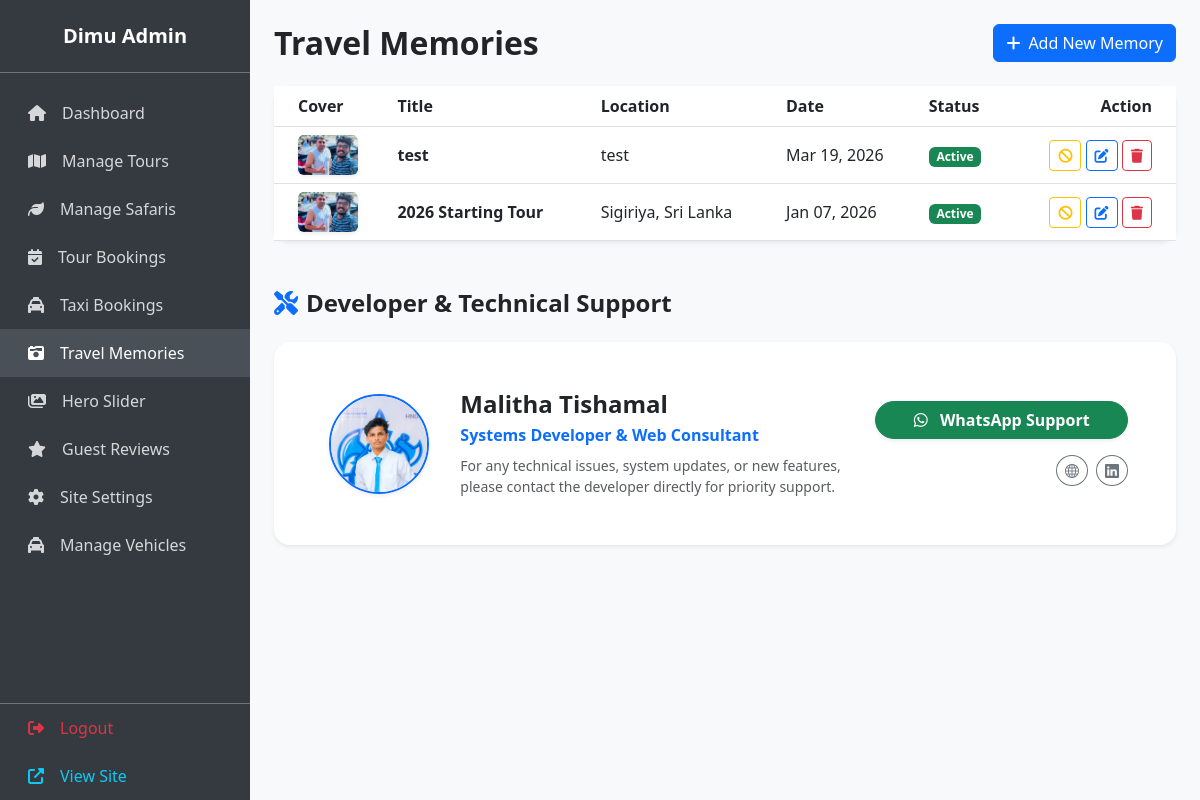
The app's page /admin/memories.php (signed in) with its own data.
### tables this page shows
CREATE TABLE IF NOT EXISTS `travel_memories` (
  `id` int NOT NULL AUTO_INCREMENT,
  `title` varchar(255) NOT NULL,
  `description` text,
  `location` varchar(255) DEFAULT NULL,
  `event_date` date DEFAULT NULL,
  `status` enum('active','disabled') DEFAULT 'active',
  `created_at` timestamp NULL DEFAULT CURRENT_TIMESTAMP,
  PRIMARY KEY (`id`)
);

### admin/memories.php (the view, shortened to what this page needs)
<?php include 'includes/admin_header.php';
$memories = $pdo->query("SELECT m.*, (SELECT image_path FROM memory_images WHERE memory_id = m.id LIMIT 1) as cover_image FROM travel_memories m ORDER BY id DESC")->fetchAll();
?>
<div class="d-flex justify-content-between align-items-center mb-4">
    <h2 class="fw-bold mb-0">Travel Memories</h2>
    <button class="btn btn-primary" data-bs-toggle="modal" data-bs-target="#addMemoryModal"><i class="fas fa-plus me-2"></i>Add New Memory</button>
</div>
<div class="card border-0 shadow-sm rounded-4">
    <div class="card-body p-0">
        <div class="table-responsive">
            <table class="table table-hover align-middle mb-0">
                <thead class="bg-light text-muted">
                    <tr>
                        <th class="ps-4">Cover</th>
                        <th>Title</th>
                        <th>Location</th>
                        <th>Date</th>
                        <th>Status</th>
                        <th class="pe-4 text-end">Action</th>
                    </tr>
                </thead>
                <tbody>
                    <?php foreach($memories as $memory): ?>
                    <tr>
                        <td class="ps-4">
                            <?php if($memory['cover_image']): ?>
                                <img src="../<?php echo htmlspecialchars($memory['cover_image']); ?>" width="60" class="rounded shadow-sm" style="height: 40px; object-fit: cover;">
                            <?php else: ?>
                                <div class="bg-light rounded d-flex align-items-center justify-content-center" style="width: 60px; height: 40px;"><i class="fas fa-image text-muted"></i></div>
                            <?php endif; ?>
                        </td>
                        <td class="fw-bold"><?php echo htmlspecialchars($memory['title']); ?></td>
                        <td><?php echo htmlspecialchars($memory['location']); ?></td>
                        <td><?php echo date('M d, Y', strtotime($memory['event_date'])); ?></td>
                        <td>
                            <?php if($memory['status'] == 'active'): ?>
                                <span class="badge bg-success">Active</span>
                            <?php else: ?>
                                <span class="badge bg-secondary">Disabled</span>
                            <?php endif; ?>
                        </td>
                        <td class="pe-4 text-end">
                            <form method="POST" class="d-inline">
                                <?php if($memory['status'] == 'active'): ?>
                                    <button type="submit" name="toggle_status" class="btn btn-sm btn-outline-warning" title="Disable"><i class="fas fa-ban"></i></button>
                                <?php else: ?>
                                    <input type="hidden" name="new_status" value="active">
                                    <button type="submit" name="toggle_status" class="btn btn-sm btn-outline-success" title="Enable"><i class="fas fa-check"></i></button>
                                <?php endif; ?>
                            </form>
                            <button class="btn btn-sm btn-outline-primary" data-bs-toggle="modal" data-bs-target="#editMemoryModal<?php echo $memory['id']; ?>" title="Edit"><i class="fas fa-edit"></i></button>
                            <form method="POST" class="d-inline" onsubmit="return confirm('Delete this memory?');">
                                <button type="submit" name="delete_memory" class="btn btn-sm btn-outline-danger" title="Delete"><i class="fas fa-trash"></i></button>
                            </form>
                        </td>
                    </tr>
                    <?php endforeach; ?>
                </tbody>
            </table>
        </div>
    </div>
</div>
<?php include 'includes/admin_footer.php'; ?>

### records on screen
travel_memories: title "test", location "test", event_date "Mar 19, 2026", status "Active"
travel_memories: title "2026 Starting Tour", location "Sigiriya, Sri Lanka", event_date "Jan 07, 2026", status "Active"
